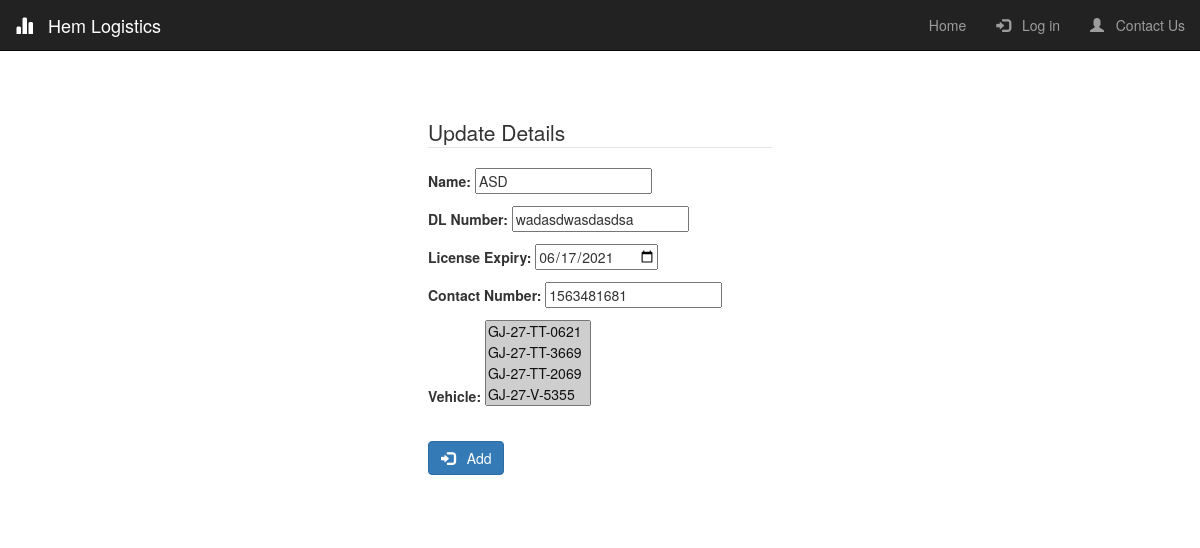
The page /edit_driver/1 on the database as committed earlier.
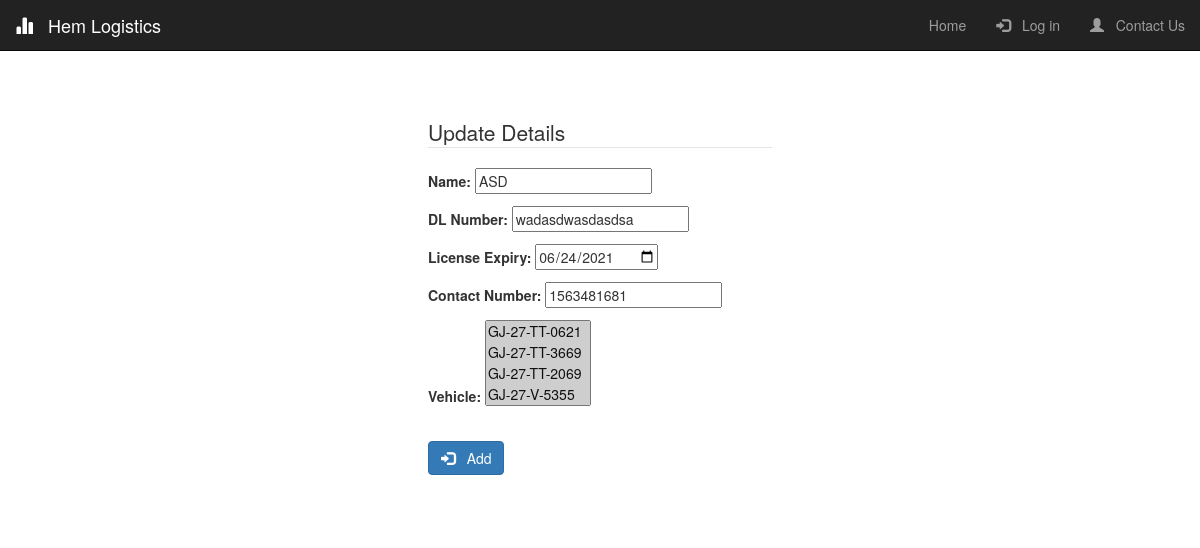
The same page on the database as committed later.
### logistics/models.py (models this page shows, shortened)
class Driver(models.Model):
    Name = models.CharField(max_length=50)
    License_number = models.CharField(verbose_name="DL Number", unique=True, max_length=15, validators=[MinLengthValidator(15,message = "Invalid License Number")])
    License_expiry = models.DateField(verbose_name="License Expiry", validators=[date_validate])#,input_formats = ['%d/%m/%Y'])
    Contact_number = models.CharField(verbose_name="Contact Number", max_length=10,validators=[RegexValidator('[0-9]{10}',message = "Invalid Number")])
    Vehicle=models.ManyToManyField(Vehicle)
    License_expired = models.BooleanField(default=False)

### logistics/views.py (the view)
# urls.py: path('edit_driver/<int:id>', logistics_view.edit_driver, name='edit_driver'),
def edit_driver(request,id):
	driver = Driver.objects.get(id=id)
	form = DriverForm(instance=driver)
	return render(request,'edit_driver.html', {'title':'Update Driver Details', 'form':form, 'driver':driver})

### logistics/forms.py
class DriverForm(forms.ModelForm):
    class Meta:
        model = Driver
        exclude = ['License_expired']
        widgets = {
            'License_expiry' : widgets.DateInput(format='%Y-%m-%d', attrs={'type':'date', 'placeholder':'DD-MM-YYYY'}),
        }

### logistics/models.py (called while the page is built)
    def __str__(self):
        return self.RC_number

### logistics/templates/edit_driver.html (shortened to what this page needs)
{% extends "index.html" %}
{% load crispy_forms_tags %}
{% block start %}
<div class="container">
    <div class="row">
        <div class="col-md-4 col-md-offset-4" style="background-color: white; border-radius: 5%; padding: 20pt;margin-top:50pt ">
        <form method="POST" action='/update_driver/{{driver.id}}' enctype="multipart/form-data">{% csrf_token %}
            <fieldset class="form-group">
                <legend class="border-bottom mb-4">Update Details</legend>
                    <div class="form-group">
                        {{form.as_p }}
                    </div>
            </fieldset>
            <div class="form-group">
                <button class="btn btn-primary" id="submit" name="submit" type="submit"><span class="glyphicon glyphicon-log-in"></span> &nbsp; Add</button>
            </div>
        </form>
        </div>
    </div>
</div>
{% endblock start %}

Rows that differ between the two databases and show on the page:
changed Driver "ASD": License_expiry "06/17/2021" → "06/24/2021"
